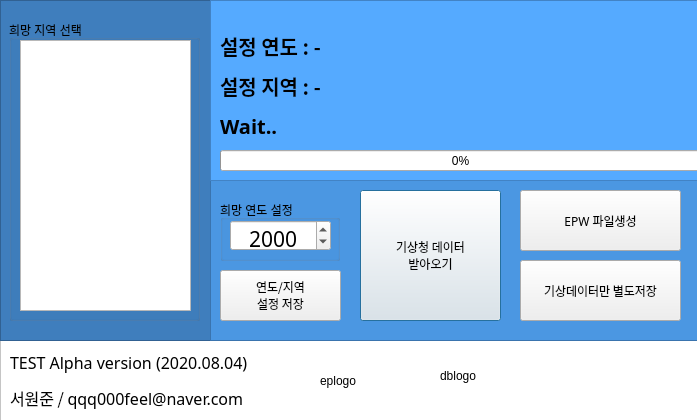
<?xml version="1.0" encoding="UTF-8"?>
<ui version="4.0">
 <class>dialog</class>
 <widget class="QDialog" name="dialog">
  <property name="enabled">
   <bool>true</bool>
  </property>
  <property name="geometry">
   <rect>
    <x>0</x>
    <y>0</y>
    <width>697</width>
    <height>420</height>
   </rect>
  </property>
  <property name="sizePolicy">
   <sizepolicy hsizetype="Fixed" vsizetype="Fixed">
    <horstretch>0</horstretch>
    <verstretch>0</verstretch>
   </sizepolicy>
  </property>
  <property name="contextMenuPolicy">
   <enum>Qt::NoContextMenu</enum>
  </property>
  <property name="windowTitle">
   <string>서원준(qqq000feel@naver.com)</string>
  </property>
  <property name="windowIcon">
   <iconset>
    <normaloff>../../../../Pictures/wef23f23f2f.png</normaloff>../../../../Pictures/wef23f23f2f.png</iconset>
  </property>
  <property name="windowOpacity">
   <double>1.000000000000000</double>
  </property>
  <property name="autoFillBackground">
   <bool>false</bool>
  </property>
  <widget class="QPushButton" name="swjbtn1">
   <property name="geometry">
    <rect>
     <x>360</x>
     <y>190</y>
     <width>141</width>
     <height>131</height>
    </rect>
   </property>
   <property name="font">
    <font>
     <family>맑은 고딕</family>
     <strikeout>false</strikeout>
    </font>
   </property>
   <property name="autoFillBackground">
    <bool>false</bool>
   </property>
   <property name="styleSheet">
    <string notr="true"/>
   </property>
   <property name="text">
    <string>기상청 데이터
받아오기</string>
   </property>
  </widget>
  <widget class="QLabel" name="swjlabel">
   <property name="geometry">
    <rect>
     <x>220</x>
     <y>110</y>
     <width>471</width>
     <height>31</height>
    </rect>
   </property>
   <property name="sizePolicy">
    <sizepolicy hsizetype="Preferred" vsizetype="Preferred">
     <horstretch>0</horstretch>
     <verstretch>0</verstretch>
    </sizepolicy>
   </property>
   <property name="font">
    <font>
     <family>HY헤드라인M</family>
     <pointsize>15</pointsize>
     <weight>75</weight>
     <italic>false</italic>
     <bold>true</bold>
    </font>
   </property>
   <property name="text">
    <string>Wait..</string>
   </property>
   <property name="alignment">
    <set>Qt::AlignLeading|Qt::AlignLeft|Qt::AlignVCenter</set>
   </property>
  </widget>
  <widget class="QPushButton" name="swjbtn2">
   <property name="geometry">
    <rect>
     <x>520</x>
     <y>190</y>
     <width>161</width>
     <height>61</height>
    </rect>
   </property>
   <property name="font">
    <font>
     <family>맑은 고딕</family>
    </font>
   </property>
   <property name="text">
    <string>EPW 파일생성</string>
   </property>
  </widget>
  <widget class="QPushButton" name="swjbtn3">
   <property name="geometry">
    <rect>
     <x>520</x>
     <y>260</y>
     <width>161</width>
     <height>61</height>
    </rect>
   </property>
   <property name="font">
    <font>
     <family>맑은 고딕</family>
    </font>
   </property>
   <property name="text">
    <string>기상데이터만 별도저장</string>
   </property>
  </widget>
  <widget class="QProgressBar" name="swjpbar">
   <property name="geometry">
    <rect>
     <x>220</x>
     <y>150</y>
     <width>481</width>
     <height>21</height>
    </rect>
   </property>
   <property name="value">
    <number>0</number>
   </property>
  </widget>
  <widget class="QPushButton" name="testbtn">
   <property name="geometry">
    <rect>
     <x>220</x>
     <y>270</y>
     <width>121</width>
     <height>51</height>
    </rect>
   </property>
   <property name="font">
    <font>
     <family>맑은 고딕</family>
    </font>
   </property>
   <property name="text">
    <string>연도/지역
설정 저장</string>
   </property>
  </widget>
  <widget class="QGroupBox" name="groupBox">
   <property name="geometry">
    <rect>
     <x>220</x>
     <y>200</y>
     <width>120</width>
     <height>61</height>
    </rect>
   </property>
   <property name="styleSheet">
    <string notr="true"/>
   </property>
   <property name="title">
    <string>희망 연도 설정</string>
   </property>
   <widget class="QDateEdit" name="swjdate">
    <property name="geometry">
     <rect>
      <x>10</x>
      <y>20</y>
      <width>101</width>
      <height>31</height>
     </rect>
    </property>
    <property name="font">
     <font>
      <family>AcadEref</family>
      <pointsize>16</pointsize>
     </font>
    </property>
    <property name="alignment">
     <set>Qt::AlignHCenter|Qt::AlignTop</set>
    </property>
    <property name="displayFormat">
     <string>yyyy</string>
    </property>
   </widget>
  </widget>
  <widget class="QListWidget" name="swjlist">
   <property name="geometry">
    <rect>
     <x>20</x>
     <y>40</y>
     <width>171</width>
     <height>271</height>
    </rect>
   </property>
   <property name="contextMenuPolicy">
    <enum>Qt::NoContextMenu</enum>
   </property>
   <property name="tabKeyNavigation">
    <bool>false</bool>
   </property>
  </widget>
  <widget class="QLabel" name="swjyearlabel">
   <property name="geometry">
    <rect>
     <x>220</x>
     <y>30</y>
     <width>471</width>
     <height>31</height>
    </rect>
   </property>
   <property name="sizePolicy">
    <sizepolicy hsizetype="Preferred" vsizetype="Preferred">
     <horstretch>0</horstretch>
     <verstretch>0</verstretch>
    </sizepolicy>
   </property>
   <property name="font">
    <font>
     <family>HY헤드라인M</family>
     <pointsize>15</pointsize>
     <weight>75</weight>
     <italic>false</italic>
     <bold>true</bold>
    </font>
   </property>
   <property name="text">
    <string>설정 연도 : -</string>
   </property>
   <property name="alignment">
    <set>Qt::AlignLeading|Qt::AlignLeft|Qt::AlignVCenter</set>
   </property>
  </widget>
  <widget class="QLabel" name="swjcitylabel">
   <property name="geometry">
    <rect>
     <x>220</x>
     <y>70</y>
     <width>471</width>
     <height>31</height>
    </rect>
   </property>
   <property name="sizePolicy">
    <sizepolicy hsizetype="Preferred" vsizetype="Preferred">
     <horstretch>0</horstretch>
     <verstretch>0</verstretch>
    </sizepolicy>
   </property>
   <property name="font">
    <font>
     <family>HY헤드라인M</family>
     <pointsize>15</pointsize>
     <weight>75</weight>
     <italic>false</italic>
     <bold>true</bold>
    </font>
   </property>
   <property name="text">
    <string>설정 지역 : -</string>
   </property>
   <property name="alignment">
    <set>Qt::AlignLeading|Qt::AlignLeft|Qt::AlignVCenter</set>
   </property>
  </widget>
  <widget class="QGroupBox" name="groupBox_2">
   <property name="geometry">
    <rect>
     <x>9</x>
     <y>20</y>
     <width>191</width>
     <height>301</height>
    </rect>
   </property>
   <property name="title">
    <string>희망 지역 선택</string>
   </property>
  </widget>
  <widget class="QFrame" name="frame">
   <property name="geometry">
    <rect>
     <x>210</x>
     <y>0</y>
     <width>491</width>
     <height>181</height>
    </rect>
   </property>
   <property name="autoFillBackground">
    <bool>false</bool>
   </property>
   <property name="styleSheet">
    <string notr="true">background-color: rgb(85, 170, 255);</string>
   </property>
   <property name="frameShape">
    <enum>QFrame::StyledPanel</enum>
   </property>
   <property name="frameShadow">
    <enum>QFrame::Raised</enum>
   </property>
  </widget>
  <widget class="QFrame" name="frame_2">
   <property name="geometry">
    <rect>
     <x>0</x>
     <y>0</y>
     <width>211</width>
     <height>341</height>
    </rect>
   </property>
   <property name="autoFillBackground">
    <bool>false</bool>
   </property>
   <property name="styleSheet">
    <string notr="true">background-color: rgb(63, 126, 189);</string>
   </property>
   <property name="frameShape">
    <enum>QFrame::StyledPanel</enum>
   </property>
   <property name="frameShadow">
    <enum>QFrame::Raised</enum>
   </property>
  </widget>
  <widget class="QFrame" name="frame_3">
   <property name="geometry">
    <rect>
     <x>210</x>
     <y>180</y>
     <width>491</width>
     <height>161</height>
    </rect>
   </property>
   <property name="autoFillBackground">
    <bool>false</bool>
   </property>
   <property name="styleSheet">
    <string notr="true">background-color: rgb(75, 151, 226);</string>
   </property>
   <property name="frameShape">
    <enum>QFrame::StyledPanel</enum>
   </property>
   <property name="frameShadow">
    <enum>QFrame::Raised</enum>
   </property>
  </widget>
  <widget class="QLabel" name="swjlabel_2">
   <property name="geometry">
    <rect>
     <x>10</x>
     <y>340</y>
     <width>261</width>
     <height>81</height>
    </rect>
   </property>
   <property name="sizePolicy">
    <sizepolicy hsizetype="Preferred" vsizetype="Preferred">
     <horstretch>0</horstretch>
     <verstretch>0</verstretch>
    </sizepolicy>
   </property>
   <property name="font">
    <font>
     <family>맑은 고딕</family>
     <pointsize>15</pointsize>
     <weight>75</weight>
     <italic>false</italic>
     <bold>true</bold>
    </font>
   </property>
   <property name="text">
    <string>&lt;html&gt;&lt;head/&gt;&lt;body&gt;&lt;p&gt;&lt;span style=&quot; font-size:12pt; font-weight:400;&quot;&gt;TEST Alpha version (2020.08.04)&lt;/span&gt;&lt;/p&gt;&lt;p&gt;&lt;span style=&quot; font-size:12pt; font-weight:400;&quot;&gt;서원준 / qqq000feel@naver.com&lt;/span&gt;&lt;/p&gt;&lt;/body&gt;&lt;/html&gt;</string>
   </property>
   <property name="alignment">
    <set>Qt::AlignLeading|Qt::AlignLeft|Qt::AlignVCenter</set>
   </property>
  </widget>
  <widget class="QLabel" name="eplogolbl">
   <property name="geometry">
    <rect>
     <x>320</x>
     <y>350</y>
     <width>91</width>
     <height>61</height>
    </rect>
   </property>
   <property name="text">
    <string>eplogo</string>
   </property>
  </widget>
  <widget class="QLabel" name="dblogolbl">
   <property name="geometry">
    <rect>
     <x>440</x>
     <y>350</y>
     <width>241</width>
     <height>51</height>
    </rect>
   </property>
   <property name="text">
    <string>dblogo</string>
   </property>
  </widget>
  <widget class="QFrame" name="frame_4">
   <property name="geometry">
    <rect>
     <x>0</x>
     <y>340</y>
     <width>701</width>
     <height>81</height>
    </rect>
   </property>
   <property name="toolTipDuration">
    <number>-1</number>
   </property>
   <property name="autoFillBackground">
    <bool>false</bool>
   </property>
   <property name="styleSheet">
    <string notr="true">background-color: rgb(255, 255, 255);</string>
   </property>
   <property name="frameShape">
    <enum>QFrame::StyledPanel</enum>
   </property>
   <property name="frameShadow">
    <enum>QFrame::Raised</enum>
   </property>
  </widget>
  <zorder>frame_4</zorder>
  <zorder>frame_2</zorder>
  <zorder>frame_3</zorder>
  <zorder>frame</zorder>
  <zorder>groupBox_2</zorder>
  <zorder>swjbtn1</zorder>
  <zorder>swjlabel</zorder>
  <zorder>swjbtn2</zorder>
  <zorder>swjbtn3</zorder>
  <zorder>swjpbar</zorder>
  <zorder>testbtn</zorder>
  <zorder>groupBox</zorder>
  <zorder>swjlist</zorder>
  <zorder>swjyearlabel</zorder>
  <zorder>swjcitylabel</zorder>
  <zorder>swjlabel_2</zorder>
  <zorder>eplogolbl</zorder>
  <zorder>dblogolbl</zorder>
 </widget>
 <resources/>
 <connections/>
</ui>
